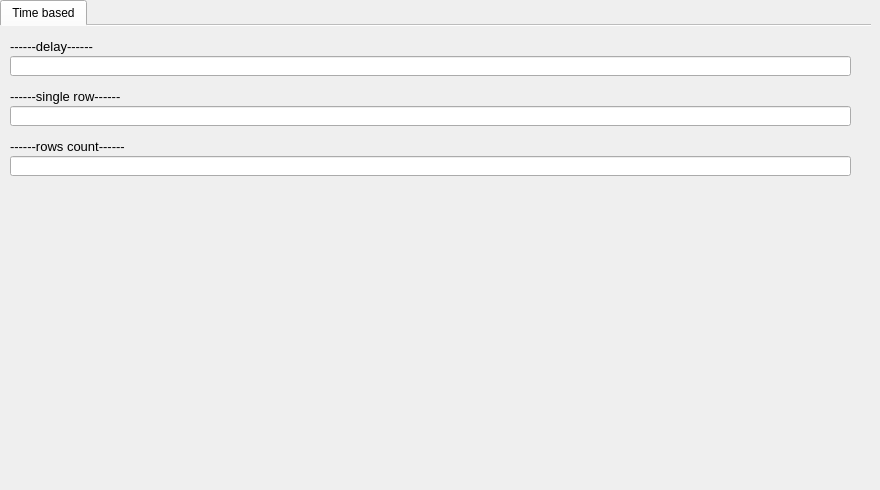
     <widget class="QWidget" name="tab_23">
      <attribute name="title">
       <string>Blind</string>
      </attribute>
      <widget class="QTabWidget" name="qeTabWidget_4">
       <property name="geometry">
        <rect>
         <x>0</x>
         <y>0</y>
         <width>871</width>
         <height>481</height>
        </rect>
       </property>
       <property name="currentIndex">
        <number>0</number>
       </property>
       <property name="documentMode">
        <bool>true</bool>
       </property>
       <widget class="QWidget" name="tab_34">
        <attribute name="title">
         <string>Time based</string>
        </attribute>
        <widget class="QLineEdit" name="q_blind_ms_single_row">
         <property name="geometry">
          <rect>
           <x>10</x>
           <y>80</y>
           <width>841</width>
           <height>20</height>
          </rect>
         </property>
         <property name="font">
          <font>
           <pointsize>9</pointsize>
          </font>
         </property>
         <property name="text">
          <string/>
         </property>
        </widget>
        <widget class="QLabel" name="label_37">
         <property name="geometry">
          <rect>
           <x>10</x>
           <y>110</y>
           <width>231</width>
           <height>20</height>
          </rect>
         </property>
         <property name="font">
          <font>
           <pointsize>10</pointsize>
          </font>
         </property>
         <property name="text">
          <string>------rows count------</string>
         </property>
        </widget>
        <widget class="QLabel" name="label_35">
         <property name="geometry">
          <rect>
           <x>10</x>
           <y>60</y>
           <width>231</width>
           <height>20</height>
          </rect>
         </property>
         <property name="font">
          <font>
           <pointsize>10</pointsize>
          </font>
         </property>
         <property name="text">
          <string>------single row------</string>
         </property>
        </widget>
        <widget class="QLineEdit" name="q_blind_ms_rows_count">
         <property name="geometry">
          <rect>
           <x>10</x>
           <y>130</y>
           <width>841</width>
           <height>20</height>
          </rect>
         </property>
         <property name="font">
          <font>
           <pointsize>9</pointsize>
          </font>
         </property>
         <property name="text">
          <string/>
         </property>
        </widget>
        <widget class="QLabel" name="label_36">
         <property name="geometry">
          <rect>
           <x>10</x>
           <y>10</y>
           <width>231</width>
           <height>20</height>
          </rect>
         </property>
         <property name="font">
          <font>
           <pointsize>10</pointsize>
          </font>
         </property>
         <property name="text">
          <string>------delay------</string>
         </property>
        </widget>
        <widget class="QLineEdit" name="q_blind_ms_delay">
         <property name="geometry">
          <rect>
           <x>10</x>
           <y>30</y>
           <width>841</width>
           <height>20</height>
          </rect>
         </property>
         <property name="font">
          <font>
           <pointsize>9</pointsize>
          </font>
         </property>
         <property name="text">
          <string/>
         </property>
        </widget>
       </widget>
      </widget>
     </widget>
